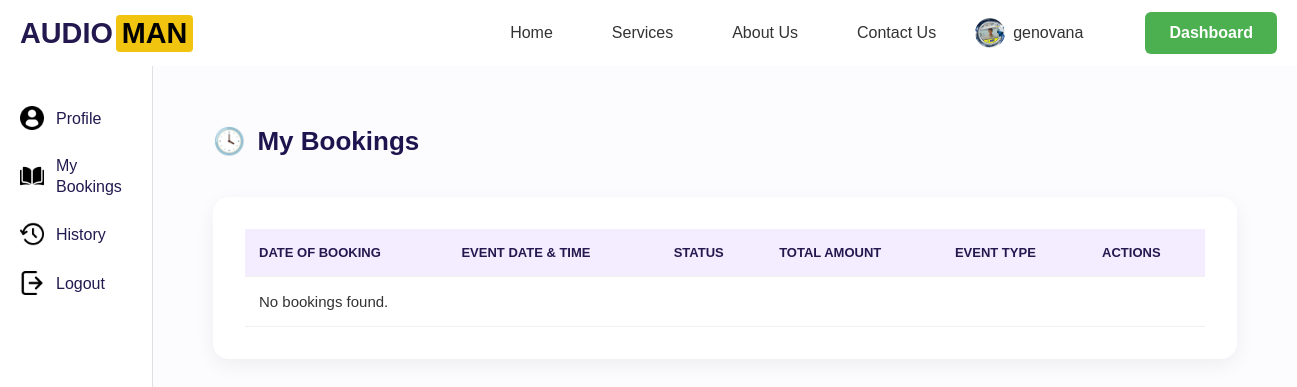
Page /accounts/mybookings/ (signed in) on the earlier database version.
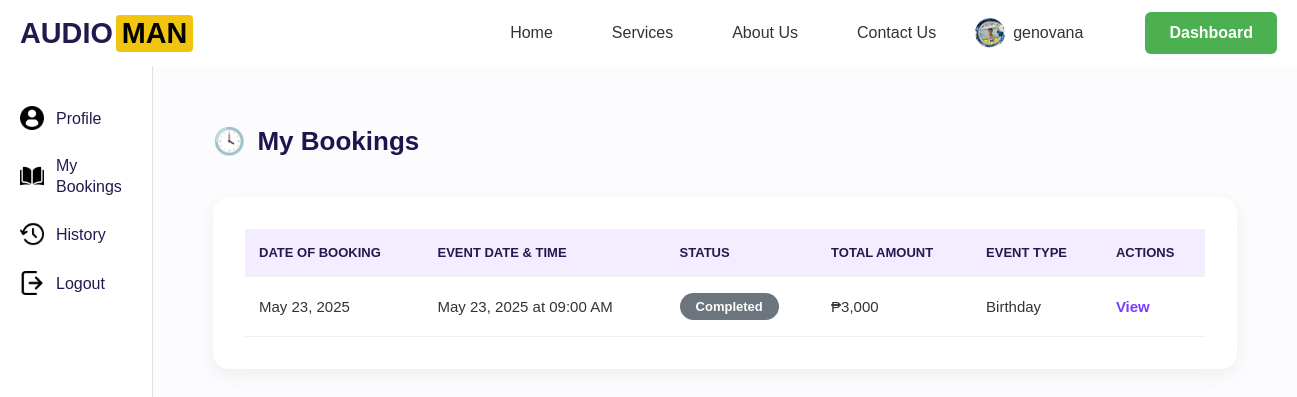
Same page on the later database version.
### accounts/models.py (models this page shows, shortened)
class Booking(models.Model):
    STATUS_CHOICES = [
        ('Processing', 'Processing'),
        ('Approved', 'Approved'),
        ('Rejected', 'Rejected'),
        ('Completed', 'Completed'),
    ]
    user = models.ForeignKey(User, on_delete=models.CASCADE)
    package = models.ForeignKey(ServicePackage, on_delete=models.CASCADE)
    full_name = models.CharField(max_length=100)
    email = models.EmailField()
    contact_number = models.CharField(max_length=20)
    event_date = models.DateField()
    event_time = models.TimeField()
    end_time = models.TimeField(null=True, blank=True)
    event_type = models.CharField(max_length=100)
    location = models.CharField(max_length=255)
    fulladdress = models.CharField(max_length=255, blank=True, null=True)
    audience_size = models.IntegerField()
    status = models.CharField(max_length=50, choices=STATUS_CHOICES, default='Processing')
    price = models.CharField(max_length=20)
    created_at = models.DateTimeField(default=timezone.now)

### accounts/views.py (the view)
# urls.py: path('mybookings/', views.mybookings, name='mybookings'),
@login_required
def mybookings(request):
    bookings = Booking.objects.filter(user=request.user).order_by('-created_at')
    booking_list = []
    for b in bookings:
        booking_list.append({
            'id': b.id,  # ✅ add this line
            'event_datetime': f"{b.event_date.strftime('%B %d, %Y')} at {b.event_time.strftime('%I:%M %p')}",
            'date_booked': b.created_at.strftime('%B %d, %Y'),
            'status': b.status,
            'total': b.price,
            'event_type': b.event_type,
            'package_title': b.package.title,
        })
    return render(request, 'accounts/mybookings.html', {'booking_list': booking_list})

### accounts/templates/accounts/mybookings.html (shortened to what this page needs)
{% extends 'base.html' %}
{% load static %}
{% block content %}
<div class="container">
  <aside class="sidebar">
    <ul>
      <li><img src="{% static 'images/profile-user.png' %}" alt="User Icon"> <span><a href="{% url 'profile' %}">Profile</a></span></li>
      <li><img src="{% static 'images/open-book.png' %}" alt="Bookings Icon"> <span><a href="{% url 'mybookings' %}">My Bookings</a></span></li>
      <li><img src="{% static 'images/history.png' %}" alt="History Icon"> <span><a href="{% url 'history' %}">History</a></span></li>
      <li><img src="{% static 'images/logout.png' %}" alt="Logout Icon"> <span><a href="{% url 'logout' %}">Logout</a></span></li>
    </ul>
  </aside>
  <main class="main-content">
    <h2><span class="icon">🕓</span> My Bookings</h2>
    <div class="table-container">
      <table>
        <thead>
          <tr>
            <th>Date Of Booking</th>
            <th>Event Date & Time</th>
            <th>Status</th>
            <th>Total Amount</th>
            <th>Event Type</th>
            <th>Actions</th>
          </tr>
        </thead>
        <tbody>
          {% for booking in booking_list %}
          <tr>
            <td>{{ booking.date_booked }}</td>
            <td>{{ booking.event_datetime }}</td>
            <td>
              <span class="status {% if booking.status|lower == 'accepted' %}accepted{% elif booking.status|lower == 'rejected' %}rejected{% elif booking.status|lower == 'processing' %}processing{% elif booking.status|lower == 'cancelled' %}cancelled{% else %}default{% endif %}">
                {{ booking.status }}
              </span>
            </td>
            <td>{{ booking.total }}</td>
            <td>{{ booking.event_type }}</td>
            <td>
              <a href="{% url 'view_mybooking' booking.id %}">View</a>
            </td>
          </tr>
          {% empty %}
          <tr><td colspan="6">No bookings found.</td></tr>
          {% endfor %}
        </tbody>
      </table>
    </div>
  </main>
</div>
{% endblock %}

Differences in the rows shown:
added Booking: status "Completed", total "₱3,000", event_type "Birthday"
Other differences:
new list line: "May 23, 2025 May 23, 2025 at 09:00 AM View"
text no longer shown: "No bookings found."
